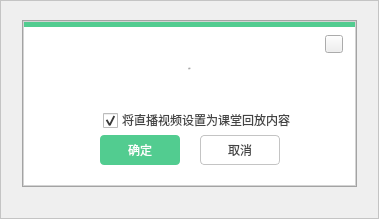
<?xml version="1.0" encoding="UTF-8"?>
<ui version="4.0">
 <class>TipsWdg</class>
 <widget class="QWidget" name="TipsWdg">
  <property name="geometry">
   <rect>
    <x>0</x>
    <y>0</y>
    <width>379</width>
    <height>219</height>
   </rect>
  </property>
  <property name="minimumSize">
   <size>
    <width>360</width>
    <height>205</height>
   </size>
  </property>
  <property name="windowTitle">
   <string>提示</string>
  </property>
  <property name="styleSheet">
   <string notr="true">QWidget#TipsWdg{
border:1px solid rgb(196, 196, 196);
}</string>
  </property>
  <layout class="QGridLayout" name="gridLayout">
   <property name="leftMargin">
    <number>10</number>
   </property>
   <property name="topMargin">
    <number>10</number>
   </property>
   <property name="rightMargin">
    <number>10</number>
   </property>
   <property name="bottomMargin">
    <number>10</number>
   </property>
   <property name="spacing">
    <number>0</number>
   </property>
   <item row="3" column="0">
    <widget class="QLabel" name="label_4">
     <property name="minimumSize">
      <size>
       <width>12</width>
       <height>0</height>
      </size>
     </property>
     <property name="maximumSize">
      <size>
       <width>12</width>
       <height>16777215</height>
      </size>
     </property>
     <property name="styleSheet">
      <string notr="true">border-image: url(:/widget/img/widget/back.png) 6 352 18 0;
</string>
     </property>
     <property name="text">
      <string/>
     </property>
    </widget>
   </item>
   <item row="3" column="2">
    <widget class="QLabel" name="label_6">
     <property name="minimumSize">
      <size>
       <width>12</width>
       <height>0</height>
      </size>
     </property>
     <property name="maximumSize">
      <size>
       <width>12</width>
       <height>16777215</height>
      </size>
     </property>
     <property name="styleSheet">
      <string notr="true">border-image: url(:/widget/img/widget/back.png) 10 0 18 352;</string>
     </property>
     <property name="text">
      <string/>
     </property>
    </widget>
   </item>
   <item row="4" column="0" colspan="3">
    <widget class="QLabel" name="label_7">
     <property name="minimumSize">
      <size>
       <width>0</width>
       <height>22</height>
      </size>
     </property>
     <property name="maximumSize">
      <size>
       <width>16777215</width>
       <height>22</height>
      </size>
     </property>
     <property name="styleSheet">
      <string notr="true">border-image: url(:/widget/img/widget/back.png) 182 0 0 0;</string>
     </property>
     <property name="text">
      <string/>
     </property>
    </widget>
   </item>
   <item row="0" column="0" colspan="3">
    <widget class="QLabel" name="label_5">
     <property name="minimumSize">
      <size>
       <width>0</width>
       <height>10</height>
      </size>
     </property>
     <property name="maximumSize">
      <size>
       <width>16777215</width>
       <height>10</height>
      </size>
     </property>
     <property name="styleSheet">
      <string notr="true">border-image: url(:/widget/img/widget/back.png) 0 0 194 0;
</string>
     </property>
     <property name="text">
      <string/>
     </property>
    </widget>
   </item>
   <item row="3" column="1">
    <widget class="QFrame" name="frame">
     <property name="styleSheet">
      <string notr="true">QWidget#frame{
	background-color: rgb(211, 211, 211);
}	</string>
     </property>
     <property name="frameShape">
      <enum>QFrame::StyledPanel</enum>
     </property>
     <property name="frameShadow">
      <enum>QFrame::Raised</enum>
     </property>
     <layout class="QVBoxLayout" name="verticalLayout_2">
      <property name="spacing">
       <number>0</number>
      </property>
      <property name="leftMargin">
       <number>1</number>
      </property>
      <property name="topMargin">
       <number>1</number>
      </property>
      <property name="rightMargin">
       <number>1</number>
      </property>
      <property name="bottomMargin">
       <number>1</number>
      </property>
      <item>
       <widget class="QLabel" name="label_10">
        <property name="minimumSize">
         <size>
          <width>0</width>
          <height>5</height>
         </size>
        </property>
        <property name="maximumSize">
         <size>
          <width>16777215</width>
          <height>5</height>
         </size>
        </property>
        <property name="styleSheet">
         <string notr="true">background-color: rgb(82, 204, 144);</string>
        </property>
        <property name="text">
         <string/>
        </property>
       </widget>
      </item>
      <item>
       <widget class="QWidget" name="rightBottum" native="true">
        <property name="autoFillBackground">
         <bool>false</bool>
        </property>
        <property name="styleSheet">
         <string notr="true">#rightBottum{
background-color: rgb(255, 255, 255);
}</string>
        </property>
        <layout class="QGridLayout" name="gridLayout_3">
         <property name="leftMargin">
          <number>0</number>
         </property>
         <property name="topMargin">
          <number>0</number>
         </property>
         <property name="rightMargin">
          <number>0</number>
         </property>
         <property name="bottomMargin">
          <number>0</number>
         </property>
         <property name="spacing">
          <number>0</number>
         </property>
         <item row="1" column="0">
          <widget class="QWidget" name="widget" native="true">
           <layout class="QHBoxLayout" name="horizontalLayout_2">
            <property name="spacing">
             <number>0</number>
            </property>
            <property name="leftMargin">
             <number>0</number>
            </property>
            <property name="topMargin">
             <number>7</number>
            </property>
            <property name="rightMargin">
             <number>0</number>
            </property>
            <property name="bottomMargin">
             <number>0</number>
            </property>
            <item>
             <widget class="QLabel" name="label_2">
              <property name="font">
               <font>
                <family>微软雅黑</family>
                <pointsize>-1</pointsize>
                <weight>9</weight>
                <italic>false</italic>
                <bold>false</bold>
               </font>
              </property>
              <property name="styleSheet">
               <string notr="true">color: rgb(68, 68, 68);
font: 75 16px &quot;微软雅黑&quot;;
</string>
              </property>
              <property name="text">
               <string>提示</string>
              </property>
              <property name="alignment">
               <set>Qt::AlignCenter</set>
              </property>
             </widget>
            </item>
           </layout>
          </widget>
         </item>
         <item row="2" column="0">
          <widget class="QWidget" name="widget_6" native="true">
           <layout class="QHBoxLayout" name="horizontalLayout_4">
            <property name="leftMargin">
             <number>5</number>
            </property>
            <property name="topMargin">
             <number>5</number>
            </property>
            <property name="rightMargin">
             <number>5</number>
            </property>
            <property name="bottomMargin">
             <number>5</number>
            </property>
            <item>
             <spacer name="horizontalSpacer_7">
              <property name="orientation">
               <enum>Qt::Horizontal</enum>
              </property>
              <property name="sizeHint" stdset="0">
               <size>
                <width>125</width>
                <height>20</height>
               </size>
              </property>
             </spacer>
            </item>
            <item>
             <widget class="QLabel" name="labelTips">
              <property name="minimumSize">
               <size>
                <width>224</width>
                <height>0</height>
               </size>
              </property>
              <property name="maximumSize">
               <size>
                <width>224</width>
                <height>16777215</height>
               </size>
              </property>
              <property name="styleSheet">
               <string notr="true">color: rgb(68, 68, 68);
font: 14px &quot;微软雅黑&quot;;
border:none;</string>
              </property>
              <property name="text">
               <string/>
              </property>
              <property name="wordWrap">
               <bool>true</bool>
              </property>
             </widget>
            </item>
            <item>
             <spacer name="horizontalSpacer_8">
              <property name="orientation">
               <enum>Qt::Horizontal</enum>
              </property>
              <property name="sizeHint" stdset="0">
               <size>
                <width>125</width>
                <height>20</height>
               </size>
              </property>
             </spacer>
            </item>
           </layout>
          </widget>
         </item>
         <item row="3" column="0">
          <layout class="QGridLayout" name="gridLayout_2">
           <property name="spacing">
            <number>0</number>
           </property>
           <item row="0" column="0">
            <spacer name="horizontalSpacer_9">
             <property name="orientation">
              <enum>Qt::Horizontal</enum>
             </property>
             <property name="sizeHint" stdset="0">
              <size>
               <width>40</width>
               <height>20</height>
              </size>
             </property>
            </spacer>
           </item>
           <item row="0" column="2">
            <spacer name="horizontalSpacer_10">
             <property name="orientation">
              <enum>Qt::Horizontal</enum>
             </property>
             <property name="sizeHint" stdset="0">
              <size>
               <width>40</width>
               <height>20</height>
              </size>
             </property>
            </spacer>
           </item>
           <item row="0" column="1">
            <layout class="QHBoxLayout" name="horizontalLayout_5">
             <property name="spacing">
              <number>2</number>
             </property>
             <property name="leftMargin">
              <number>0</number>
             </property>
             <property name="topMargin">
              <number>0</number>
             </property>
             <property name="rightMargin">
              <number>0</number>
             </property>
             <property name="bottomMargin">
              <number>0</number>
             </property>
             <item>
              <widget class="QCheckBox" name="checkBox_recordSet">
               <property name="minimumSize">
                <size>
                 <width>30</width>
                 <height>30</height>
                </size>
               </property>
               <property name="maximumSize">
                <size>
                 <width>30</width>
                 <height>30</height>
                </size>
               </property>
               <property name="font">
                <font>
                 <family>微软雅黑</family>
                 <pointsize>-1</pointsize>
                 <weight>50</weight>
                 <italic>false</italic>
                 <bold>false</bold>
                </font>
               </property>
               <property name="tabletTracking">
                <bool>true</bool>
               </property>
               <property name="focusPolicy">
                <enum>Qt::StrongFocus</enum>
               </property>
               <property name="contextMenuPolicy">
                <enum>Qt::DefaultContextMenu</enum>
               </property>
               <property name="layoutDirection">
                <enum>Qt::LeftToRight</enum>
               </property>
               <property name="autoFillBackground">
                <bool>false</bool>
               </property>
               <property name="styleSheet">
                <string notr="true">
QCheckBox{
color: rgb(68, 68, 68);
font: 14px &quot;微软雅黑&quot;;
padding:3px 2px 2px 13px;

}

QCheckBox {
     spacing: 5px;
 }

 QCheckBox::indicator {
     width: 15px;
     height: 15px;
 }</string>
               </property>
               <property name="text">
                <string/>
               </property>
               <property name="iconSize">
                <size>
                 <width>16</width>
                 <height>16</height>
                </size>
               </property>
               <property name="checked">
                <bool>true</bool>
               </property>
               <property name="tristate">
                <bool>false</bool>
               </property>
              </widget>
             </item>
             <item>
              <layout class="QVBoxLayout" name="verticalLayout">
               <property name="spacing">
                <number>0</number>
               </property>
               <property name="rightMargin">
                <number>0</number>
               </property>
               <property name="bottomMargin">
                <number>0</number>
               </property>
               <item>
                <spacer name="verticalSpacer_3">
                 <property name="orientation">
                  <enum>Qt::Vertical</enum>
                 </property>
                 <property name="sizeType">
                  <enum>QSizePolicy::Fixed</enum>
                 </property>
                 <property name="sizeHint" stdset="0">
                  <size>
                   <width>20</width>
                   <height>0</height>
                  </size>
                 </property>
                </spacer>
               </item>
               <item>
                <widget class="QLabel" name="label_message">
                 <property name="styleSheet">
                  <string notr="true">color: rgb(68, 68, 68);
font: 14px &quot;微软雅黑&quot;;</string>
                 </property>
                 <property name="text">
                  <string>将直播视频设置为课堂回放内容</string>
                 </property>
                </widget>
               </item>
              </layout>
             </item>
            </layout>
           </item>
          </layout>
         </item>
         <item row="4" column="0">
          <widget class="QWidget" name="widget_3" native="true">
           <layout class="QHBoxLayout" name="horizontalLayout">
            <property name="spacing">
             <number>20</number>
            </property>
            <property name="leftMargin">
             <number>0</number>
            </property>
            <property name="topMargin">
             <number>0</number>
            </property>
            <property name="rightMargin">
             <number>0</number>
            </property>
            <property name="bottomMargin">
             <number>20</number>
            </property>
            <item>
             <spacer name="horizontalSpacer_6">
              <property name="orientation">
               <enum>Qt::Horizontal</enum>
              </property>
              <property name="sizeHint" stdset="0">
               <size>
                <width>40</width>
                <height>20</height>
               </size>
              </property>
             </spacer>
            </item>
            <item>
             <widget class="QPushButton" name="pushButton_accept">
              <property name="minimumSize">
               <size>
                <width>80</width>
                <height>30</height>
               </size>
              </property>
              <property name="maximumSize">
               <size>
                <width>80</width>
                <height>30</height>
               </size>
              </property>
              <property name="styleSheet">
               <string notr="true">QPushButton{	
font: 14px &quot;微软雅黑&quot;;
	color: rgb(255, 255, 255);
	border:0px;
	border-radius:4px;
	background-color: rgb(82, 204, 144);
}

QPushButton:hover{
	color: rgb(255, 255, 255);
	border:0px;
	border-radius:4px;
	background-color: rgb(52, 184, 119);
}

QPushButton:disable{
	color: rgb(255, 255, 255);
	border:0px;
	border-radius:4px;	
	background-color: rgb(99, 224, 162);
}</string>
              </property>
              <property name="text">
               <string>确定</string>
              </property>
             </widget>
            </item>
            <item>
             <widget class="QPushButton" name="pushButton_reject">
              <property name="minimumSize">
               <size>
                <width>80</width>
                <height>30</height>
               </size>
              </property>
              <property name="maximumSize">
               <size>
                <width>80</width>
                <height>30</height>
               </size>
              </property>
              <property name="styleSheet">
               <string notr="true">QPushButton{
font: 14px &quot;微软雅黑&quot;;	
	color: rgb(68, 68, 68);
	border: 1px solid rgb(196, 196, 196);
	border-radius:4px;
	background-color: rgb(255, 255, 255);
}

QPushButton:hover{	
	color: rgb(68, 68, 68);
	border: 1px solid rgb(196, 196, 196);
	border-radius:4px;
	background-color: rgb(239, 239, 239);
}</string>
              </property>
              <property name="text">
               <string>取消</string>
              </property>
             </widget>
            </item>
            <item>
             <spacer name="horizontalSpacer_4">
              <property name="orientation">
               <enum>Qt::Horizontal</enum>
              </property>
              <property name="sizeHint" stdset="0">
               <size>
                <width>40</width>
                <height>20</height>
               </size>
              </property>
             </spacer>
            </item>
           </layout>
          </widget>
         </item>
         <item row="0" column="0">
          <widget class="QWidget" name="widget_2" native="true">
           <layout class="QHBoxLayout" name="horizontalLayout_3">
            <property name="spacing">
             <number>0</number>
            </property>
            <property name="leftMargin">
             <number>0</number>
            </property>
            <property name="topMargin">
             <number>7</number>
            </property>
            <property name="rightMargin">
             <number>0</number>
            </property>
            <property name="bottomMargin">
             <number>0</number>
            </property>
            <item>
             <spacer name="horizontalSpacer_11">
              <property name="orientation">
               <enum>Qt::Horizontal</enum>
              </property>
              <property name="sizeType">
               <enum>QSizePolicy::Expanding</enum>
              </property>
              <property name="sizeHint" stdset="0">
               <size>
                <width>155</width>
                <height>20</height>
               </size>
              </property>
             </spacer>
            </item>
            <item>
             <widget class="QPushButton" name="pushButton_close">
              <property name="minimumSize">
               <size>
                <width>18</width>
                <height>18</height>
               </size>
              </property>
              <property name="maximumSize">
               <size>
                <width>18</width>
                <height>18</height>
               </size>
              </property>
              <property name="styleSheet">
               <string notr="true">
QPushButton{
	border-image: url(:/button/img/button/title_close_Click.png);
}

QPushButton:hover{
	border-image: url(:/button/img/button/title_close_Normal.png);
}
</string>
              </property>
              <property name="text">
               <string/>
              </property>
             </widget>
            </item>
            <item>
             <spacer name="horizontalSpacer_13">
              <property name="orientation">
               <enum>Qt::Horizontal</enum>
              </property>
              <property name="sizeType">
               <enum>QSizePolicy::Fixed</enum>
              </property>
              <property name="sizeHint" stdset="0">
               <size>
                <width>12</width>
                <height>20</height>
               </size>
              </property>
             </spacer>
            </item>
           </layout>
          </widget>
         </item>
        </layout>
       </widget>
      </item>
     </layout>
    </widget>
   </item>
  </layout>
 </widget>
 <layoutdefault spacing="6" margin="11"/>
 <resources>
  <include location="../../VLive/VLive.qrc"/>
 </resources>
 <connections/>
</ui>
